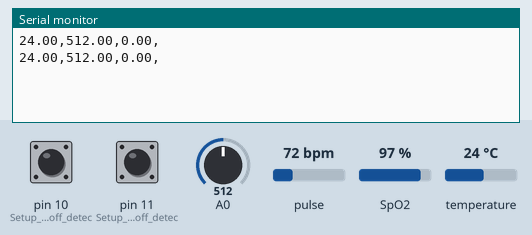
Recording of a sketch running on a simulated Arduino Uno, built with avr-gcc and run on an emulated ATmega328P. On the bench: the last lines printed to the serial monitor. The inputs (shaded band) are chosen by the test bench; at power-on: SpO2 97 %, temperature 24 °C, A0 = 512, pin 10 (Setup_for_leads_off_detec) LOW, pin 11 (Setup_for_leads_off_detec) LOW, pulse 72 bpm.

Above: at 2.3 s.
2.4 s: SpO2 set to 80 %
At 3.1 s:
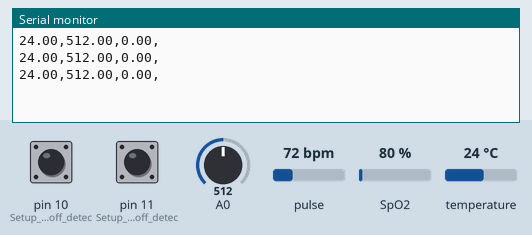
3.9 s: temperature set to 12 °C
At 4.4 s:
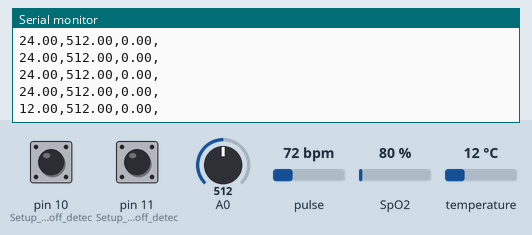
5.4 s: A0 set to 716
At 6.2 s:
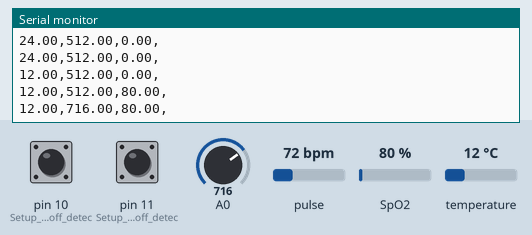
6.9 s: pin 10 (Setup_for_leads_off_detec) pulled HIGH for 1 s
At 7.6 s:
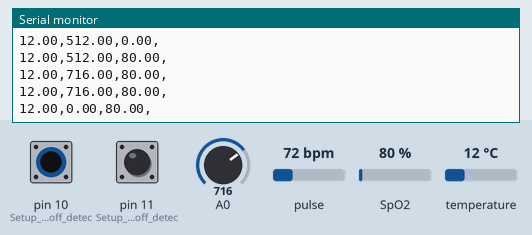
9.4 s: SpO2 set to 85 %
At 10.2 s:
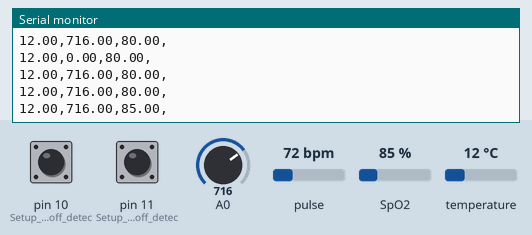
10.9 s: pin 11 (Setup_for_leads_off_detec) pulled HIGH for 1 s
At 11.8 s:
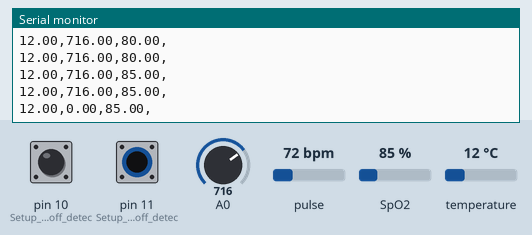
Timing chart, 0 to 13.9 s (numbered marks = the images above; inputs shaded):
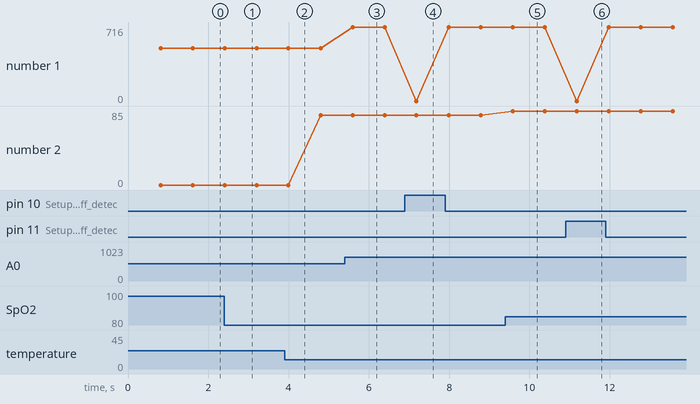

The sketch:

main.ino
```cpp
#include <SoftwareSerial.h>
#define RX_PIN 0
#define TX_PIN 1

SoftwareSerial espSerial(RX_PIN, TX_PIN);
String dato;

float temperatura, ECG_lec, Oxigeno_sangre;


void setup(){

  espSerial.begin(9600);
  setup_Oximetro();
  setup_ECG();
  setup_Temperatura();
}

void loop(){

  Ejecutar_temperatura();
  ECG();
  Oximetro();
  dato = String(temperatura)+","+String(ECG_lec)+","+String(Oxigeno_sangre)+",";
  espSerial.println(dato);
  Serial.println(dato);
}
```

ECG.ino
```cpp
float Sign_AD8232;
float *SingDef = &Sign_AD8232;


void setup_ECG() {

  Serial.begin(9600);
  Serial.println(); // blank line in serial ...
  pinMode(10, INPUT); // Setup for leads off detection LO +
  pinMode(11, INPUT); // Setup for leads off detection LO -
  pinMode(A0, INPUT);

}

float Sing(){
  if ((digitalRead(10) == 1) || (digitalRead(11) == 1)) {
     Sign_AD8232 = 0;

  }
  else {
    Sign_AD8232 = analogRead(A0);

  }
  delay(10);

  return Sign_AD8232;

}

void ECG(){
  Sing();
  SingDef = &Sign_AD8232;
  ECG_lec = *SingDef;
}
```

Oximetro.ino
```cpp
#include <Wire.h>
#include "MAX30100_PulseOximeter.h"

#define REPORTING_PERIOD_MS 1000

PulseOximeter pox;
uint32_t tsLastReport = 0;


void Retorno(){

}


void setup_Oximetro() {
  Wire.begin();
  pox.setIRLedCurrent(MAX30100_LED_CURR_7_6MA);
  pox.setOnBeatDetectedCallback(Retorno);
}

void Oximetro() {
  pox.update();
  if (millis() - tsLastReport > REPORTING_PERIOD_MS) {
    Oxigeno_sangre = pox.getSpO2();
    tsLastReport = millis();
  }
}
```

Temperatura.ino
```cpp
#include <OneWire.h>
#include <DallasTemperature.h>

#define Sensor_DS18B20 2  //Se asigno el pin de entrada


OneWire oneWire(Sensor_DS18B20);
DallasTemperature SensorTemp(&oneWire);

float tempT;
float* tempC = &tempT;


float Temperatura(){

  SensorTemp.requestTemperatures();
  tempT =  SensorTemp.getTempCByIndex(0);
  tempC = &tempT;
  return *tempC;

}

void Ejecutar_temperatura(){
  temperatura = Temperatura();

}


void setup_Temperatura() {
  pinMode(INPUT,Sensor_DS18B20);
  SensorTemp.begin();
}
```

Measured:
- after the input at 3.9 s, the serial monitor: prints a new line after 0.10 s (image 2)
- after the input at 5.4 s, the serial monitor: prints a new line after 0.19 s (image 3)
- after the input at 6.9 s, the serial monitor: prints a new line after 0.29 s (image 4)
- after the input at 9.4 s, the serial monitor: prints a new line after 0.18 s (image 5)
- after the input at 10.9 s, the serial monitor: prints a new line after 0.27 s (image 6)
- plotted number 1: 512 → 716 after the input at 5.4 s
- plotted number 2: 80 → 85 after the input at 9.4 s
